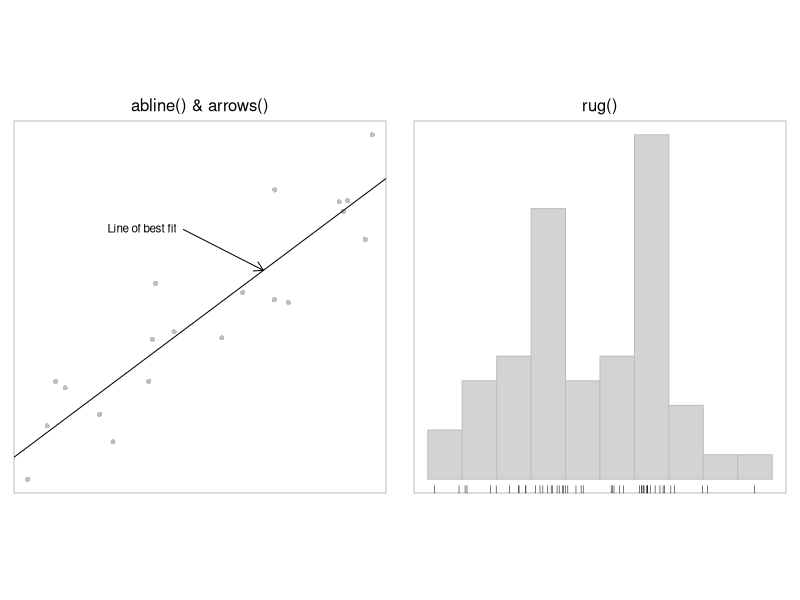

Source code (R):
par(mfrow=c(1, 2), mar=c(1, 1, 2, 1), pty="s")
par(cex=0.7)
x <- runif(20, 1, 10)
y <- x + rnorm(20)
plot(x, y, ann=FALSE, axes=FALSE, col="gray", pch=16)
box(col="gray")

lmfit <- lm(y ~ x)
abline(lmfit)
arrows(5, 8, 7, predict(lmfit, data.frame(x=7)),
       length=0.1)
text(5, 8, "Line of best fit", pos=2)

mtext("abline() & arrows()", side=3, line=0.5)
y <- rnorm(50)
hist(y, main="", xlab="", ylab="", axes=FALSE, 
     border="gray", col="light gray")
box(col="gray")
rug(y, ticksize=0.02)

mtext("rug()", side=3, line=0.5)
